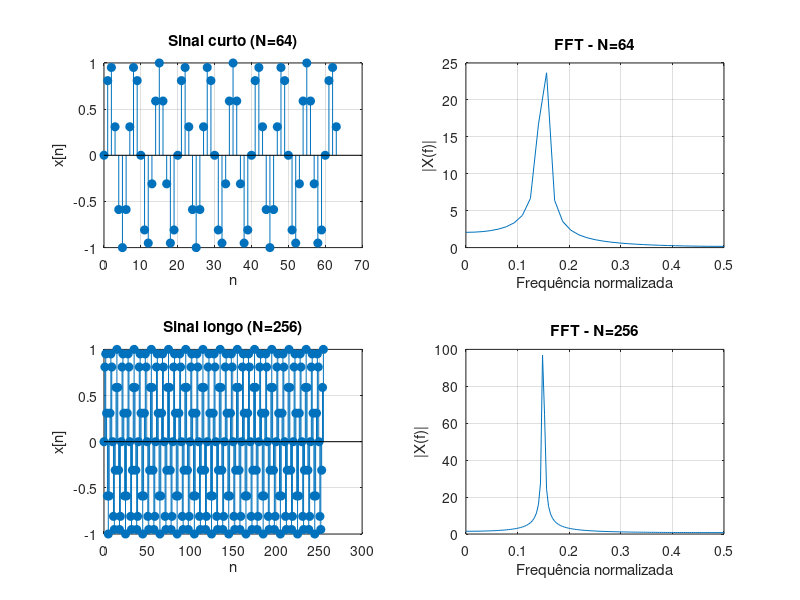

Write the MATLAB code that produced this figure.
f0 = 0.15;  % frequência normalizada

% ----------------------------
% Sinal 1 (curto)
% ----------------------------
N1 = 64;
n1 = 0:N1-1;
x1 = sin(2*pi*f0*n1);

X1 = fft(x1);
f1 = (0:N1-1)/N1;

% ----------------------------
% Sinal 2 (longo)
% ----------------------------
N2 = 256;
n2 = 0:N2-1;
x2 = sin(2*pi*f0*n2);

X2 = fft(x2);
f2 = (0:N2-1)/N2;

% ----------------------------
% Plotagem
% ----------------------------
figure;

subplot(2,2,1);
stem(n1, x1, 'filled');
title('Sinal curto (N=64)');
xlabel('n'); ylabel('x[n]');
grid on;

subplot(2,2,2);
plot(f1, abs(X1));
title('FFT - N=64');
xlabel('Frequência normalizada'); ylabel('|X(f)|');
grid on;
xlim([0 0.5]);

subplot(2,2,3);
stem(n2, x2, 'filled');
title('Sinal longo (N=256)');
xlabel('n'); ylabel('x[n]');
grid on;

subplot(2,2,4);
plot(f2, abs(X2));
title('FFT - N=256');
xlabel('Frequência normalizada'); ylabel('|X(f)|');
grid on;
xlim([0 0.5]);
